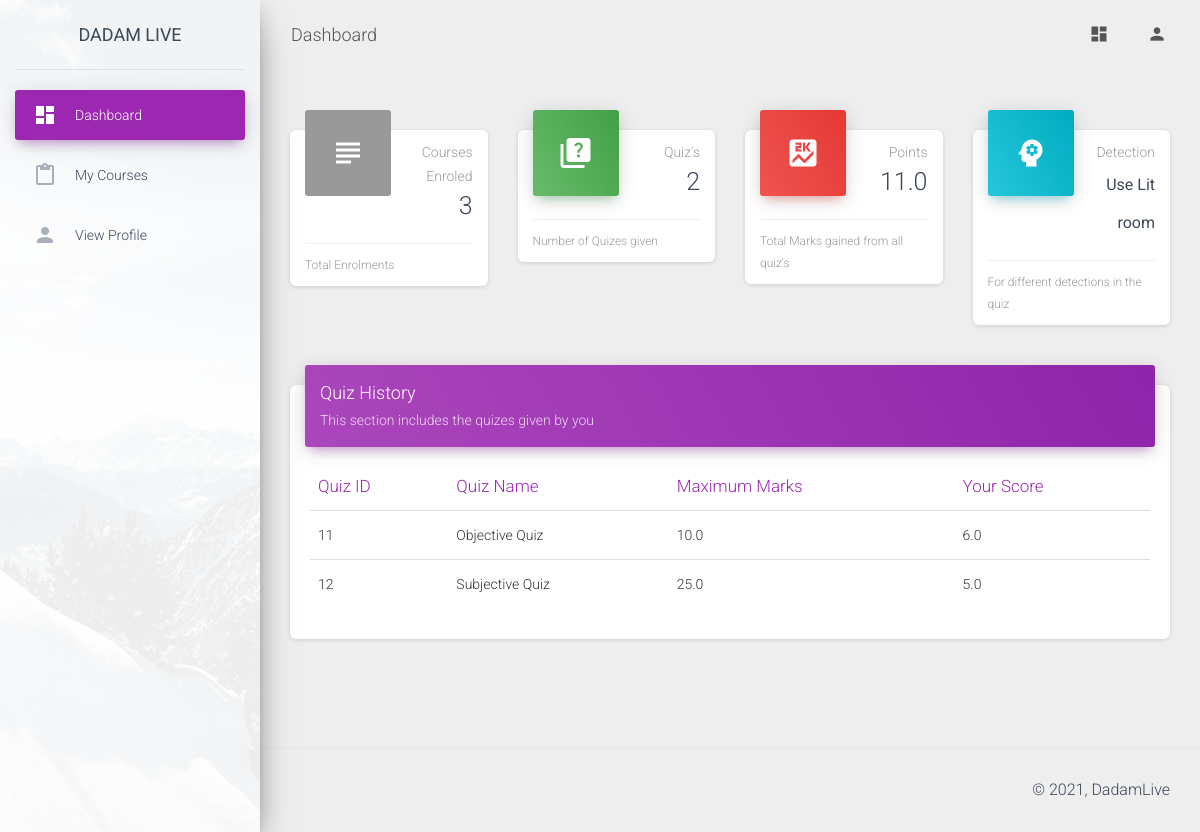
Page /dashboard/student/ (signed in) on the committed database.
### faculty/models.py (models this page shows, shortened)
class Submission(models.Model):
    quiz=models.ForeignKey(Quiz, on_delete=models.CASCADE, null=True, blank=True)
    user=models.ForeignKey(User, on_delete=models.CASCADE, null=True, blank=True)
    score=models.FloatField(default=0)
    submitted=models.BooleanField(default=False)
    ip_address=models.CharField(null=True, max_length=50)
    averagePlagiarism=models.FloatField(default=0)
    marks_assigned=models.BooleanField(default=False)

class Quiz(models.Model):
    course=models.ForeignKey(Course, on_delete=models.CASCADE, null=True, blank=True)
    quiz_name=models.CharField(null=True, max_length=500)
    start_date=models.DateTimeField(default=datetime.datetime.now(timezone('Asia/Kolkata')))
    end_date=models.DateTimeField(default=datetime.datetime.now(timezone('Asia/Kolkata')))
    created_on=models.DateTimeField(default=datetime.datetime.now(timezone('Asia/Kolkata')))
    quizHeld=models.BooleanField(default=False)
    hidden=models.BooleanField(default=True)
    mcqMarksGenerated=models.BooleanField(default=False)
    webDetectionDone=models.BooleanField(default=False)
    studentAnswersMatched=models.BooleanField(default=False)
    maximum_marks=models.FloatField(default=0)
    disable_previous=models.BooleanField(default=False)

### student/views.py (the view)
# urls.py: path('',views.dashboardStudent,name="dashboardStudent"),
def dashboardStudent(request):
    student=basicChecking(request)
    if student[0]==False:
        return student[1]
    student=student[1]
    enrolments=Enrolment.objects.filter(user=request.user)
    total_enrolments=enrolments.count()
    submissions=Submission.objects.filter(user=request.user)
    total_quizes_given=submissions.count()
    points=0
    no_face=0
    audio=0
    for each in submissions:
        points+=each.score
        try:
            att=IllegalAttempt.objects.get(submission=each)
            no_face+=att.noPersonDetected
            audio+=att.numberOfTimesAudioDetected
        except:
            pass
    advise="Going Good"
    if audio>10:
        advise="Reduce noise"
    if no_face>30:
        advise="Use Lit room"
    return render(request,"student/dashboard.html",context={"advise": advise, "points": points, "student": student, "total_enrolments": total_enrolments, "total_quizes_given": total_quizes_given, "submissions": submissions})

### student/views.py (called while the page is built)
def basicChecking(request):
    if request.user.is_authenticated==False:
        return [False, redirect('home')]
    try:
        info=UserInformation.objects.get(user=request.user)
        if info.userType.userTypeCode==settings.CODE_STUDENT:
            student=Student.objects.get(user=request.user)
            return [True, student]
        return [False, redirect('home')]
    except:
        return [False, redirect('home')]

### student/templates/student/dashboard.html (shortened to what this page needs)
{% extends 'student/base.html' %} {% load static %}
{% block heading %}Dashboard{% endblock %}
{% block main_body %}
    <div class="row">
        <div class="col-lg-3 col-md-12 col-sm-12">
          <div class="card card-stats">
            <div class="card-header card-header-alert card-header-icon">
              <div class="card-icon">
                <i class="material-icons">subject</i>
              </div>
              <p class="card-category">Courses Enroled</p>
              <h3 class="card-title">{{total_enrolments}}
              </h3>
            </div>
            <div class="card-footer">
              <div class="stats">
                <a>Total Enrolments</a>
              </div>
            </div>
          </div>
        </div>
        <div class="col-lg-3 col-md-12 col-sm-12">
          <div class="card card-stats">
            <div class="card-header card-header-success card-header-icon">
              <div class="card-icon">
                <i class="material-icons">quiz</i>
              </div>
              <p class="card-category">Quiz's</p>
              <h3 class="card-title">{{total_quizes_given}}</h3>
            </div>
            <div class="card-footer">
              <div class="stats">
                Number of Quizes given
              </div>
            </div>
          </div>
        </div>
        <div class="col-lg-3 col-md-6 col-sm-6">
          <div class="card card-stats">
            <div class="card-header card-header-danger card-header-icon">
              <div class="card-icon">
                <i class="material-icons">score</i>
              </div>
              <p class="card-category">Points</p>
              <h3 class="card-title">{{points}}</h3>
            </div>
            <div class="card-footer">
              <div class="stats">
                Total Marks gained from all quiz's
              </div>
            </div>
          </div>
        </div>
        <div class="col-lg-3 col-md-6 col-sm-6">
          <div class="card card-stats">
            <div class="card-header card-header-info card-header-icon">
              <div class="card-icon">
                <i class="material-icons">psychology</i>
              </div>
              <p class="card-category">Detection</p>
              <h3 class="card-title"><small><small>{{advise}}</small></small></h3>
            </div>
            <div class="card-footer">
              <div class="stats">
                For different detections in the quiz
              </div>
            </div>
          </div>
        </div>
      </div>
      <div class="row">
        <div class="col-lg-12 col-md-12">
          <div class="card">
            <div class="card-header card-header-primary">
              <h4 class="card-title">Quiz History</h4>
              <p class="card-category">This section includes the quizes given by you</p>
            </div>
            <div class="card-body table-responsive">
              <table class="table table-hover">
                <thead class="text-primary">
                  <th>Quiz ID</th>
                  <th>Quiz Name</th>
                  <th>Maximum Marks</th>
                  <th>Your Score</th>
                </thead>
                <tbody>
                  {% for each in submissions %}
                  <tr>
                    <td>{{each.quiz.id}}</td>
                    <td>{{each.quiz.quiz_name}}</td>
                    <td>{{each.quiz.maximum_marks}}</td>
                    {% if each.quiz.hidden %}
                      <td>Not Checked</td>
                    {% else %}
                      <td>{{each.score}}</td>
                    {% endif %}
                  </tr>
                  {% endfor %}
                </tbody>
              </table>
            </div>
          </div>
        </div>
      </div>
{% endblock %}
{% block left_panel %}
<li class="nav-item active">
    <a class="nav-link" href="{% url 'dashboardStudent' %}">
      <i class="material-icons">dashboard</i>
      <p>Dashboard</p>
    </a>
  </li>
  <li class="nav-item ">
    <a class="nav-link" href="{% url 'my_courses' %}">
      <i class="material-icons">content_paste</i>
      <p>My courses</p>
    </a>
  </li>
  <li class="nav-item ">
    <a class="nav-link" href="{% url 'view_profile_st' %}">
      <i class="material-icons">person</i>
      <p>View Profile</p>
    </a>
  </li>
{% endblock %}

### rows in the picture
Submission: quiz.id "11", quiz.quiz_name "Objective Quiz", quiz.maximum_marks "10.0", score "6.0"
Submission: quiz.id "12", quiz.quiz_name "Subjective Quiz", quiz.maximum_marks "25.0", score "5.0"

### other values in the picture
{{ total_enrolments }} "3"
{{ total_quizes_given }} "2"
{{ points }} "11.0"
{{ advise }} "Use Lit room"
